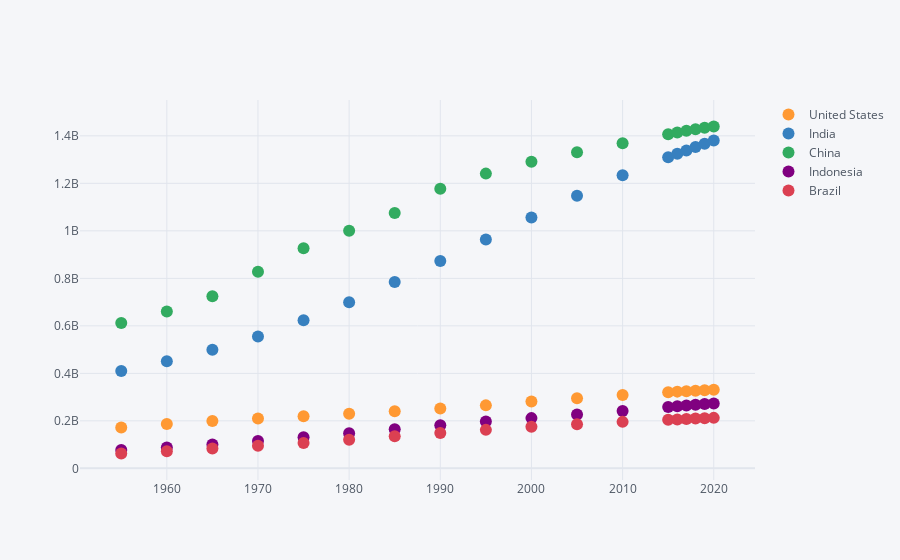

The notebook cell saved with this chart:
### Markdown cell above
# Scatter plot interactive

### Code cell
df_pivot.iplot(
    kind='scatter',
    mode='markers',
)
